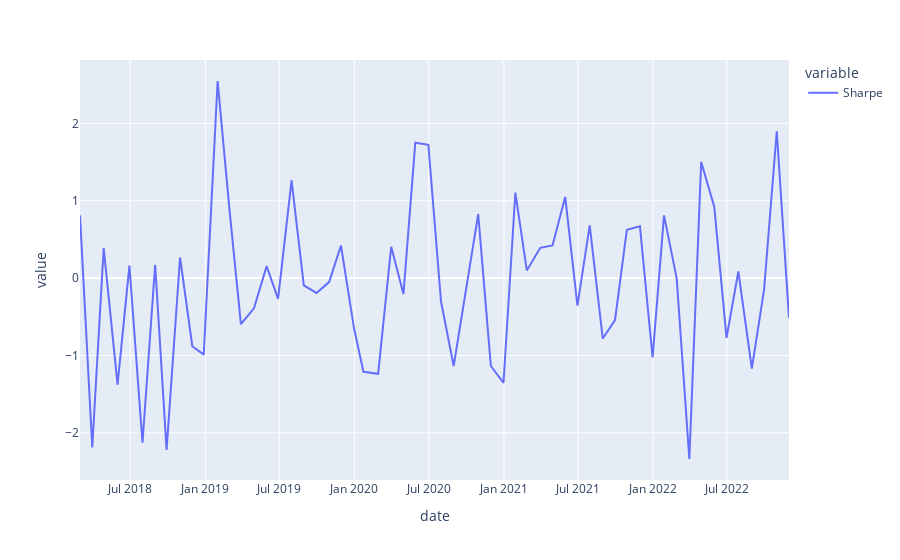

Notebook code cell kept with this figure:
### Code cell
import plotly.express as px

px.line(portfolio_1.data, x='date', y=['Sharpe'])
